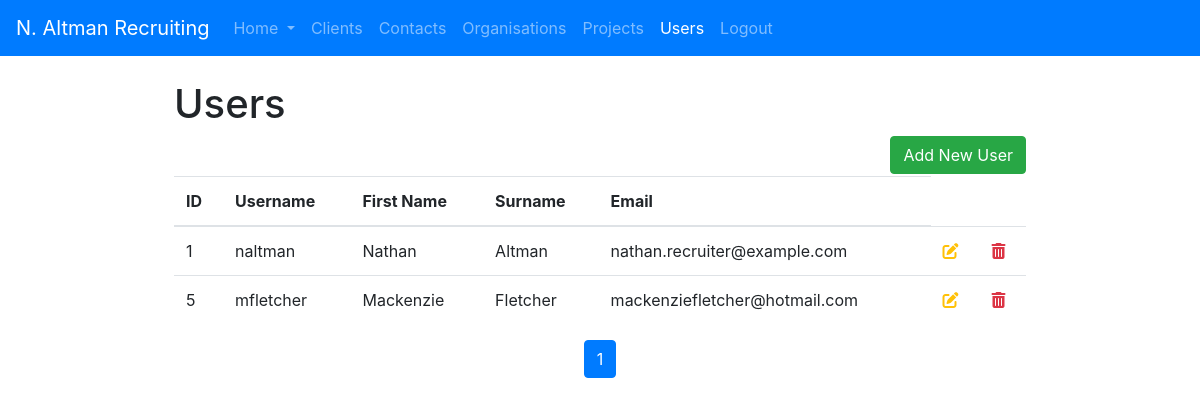
Screenshot of /Users/index.php (signed in) with the database file from the repository.
### tables this page shows
CREATE TABLE `users` (
  `id` int(11) NOT NULL,
  `username` char(128) NOT NULL,
  `password` char(128) NOT NULL,
  `fname` char(50) NOT NULL,
  `lname` char(50) NOT NULL,
  `email` char(255) NOT NULL
);

### Users/index.php (the view, shortened to what this page needs)
<?php
require_once ("../Auth/authenticate.php");
$usersPerPage = 10;
if (isset($_GET['page']) && is_numeric($_GET['page'])) {
    $currentPage = intval($_GET['page']);
} else {
    $currentPage = 1;
}
$totalUsers = $dbh->query("SELECT COUNT(*) FROM users")->fetchColumn();
$totalPages = ceil($totalUsers / $usersPerPage);
$offset = ($currentPage - 1) * $usersPerPage;
$result = $dbh->prepare("SELECT id, username, password, fname, lname, email FROM users LIMIT :usersPerPage OFFSET :offset");
$result->bindParam(':usersPerPage', $usersPerPage, PDO::PARAM_INT);
$result->bindParam(':offset', $offset, PDO::PARAM_INT);
$result->execute();
?>
<!DOCTYPE html>
<html lang="en">
<head>
    <link rel="stylesheet" href="https://maxcdn.bootstrapcdn.com/bootstrap/4.5.2/css/bootstrap.min.css">
    <link rel="stylesheet" href="https://cdnjs.cloudflare.com/ajax/libs/font-awesome/6.2.0/css/all.min.css">
    <link rel="stylesheet" href="../styles.css">
</head>
<nav class="navbar navbar-expand-lg navbar navbar-dark bg-primary">
    <a class="navbar-brand" href="../dash.php">N. Altman Recruiting</a>
    <div class="collapse navbar-collapse" id="navbarSupportedContent">
        <ul class="navbar-nav mr-auto">
            <li class="nav-item dropdown">
                <a class="nav-link dropdown-toggle" href="#" id="navbarDropdown" role="button" data-toggle="dropdown" aria-haspopup="true" aria-expanded="false">
                    Home
                </a>
            </li>
            <li class="nav-item">
                <a class="nav-link" href="../Clients/index.php">Clients</a>
            </li>
            <li class="nav-item">
                <a class="nav-link" href="../Contact/index.php">Contacts</a>
            </li>
            <li class="nav-item">
                <a class="nav-link" href="../Organisations/index.php">Organisations</a>
            </li>
            <li class="nav-item">
                <a class="nav-link" href="../Projects/index.php">Projects</a>
            </li>
            <li class="nav-item active">
                <a class="nav-link" href="../Users/index.php">Users<span class="sr-only">(current)</span></a>
            </li>
            <li class="nav-item">
                <a class="nav-link" href='../Auth/logout.php'>Logout</a>
            </li>
        </ul>
    </div>
</nav>
<body>
<div class="table-container">
<header>
<h1>Users</h1>
    <button type="button" name="add" id="add" class="btn btn-success" onclick="window.location.href='/Users/add.php'">Add New User</button>
</header>
<table class="table">
    <thead>
    <tr>
        <th scope="col">ID</th>
        <th scope="col">Username</th>
        <th scope="col">First Name</th>
        <th scope="col">Surname</th>
        <th scope="col">Email</th>
    </tr>
    </thead>
    <tbody>
    <?php if ($result->rowCount() === 0): ?>
        <h2>Sorry, no records found.</h2>
    <?php else: ?>
    <?php while ($row = $result->fetchObject()): ?>
        <tr>
            <td><?= $row->id ?></td>
            <td><?= $row->username?></td>
            <td><?= $row->fname?></td>
            <td><?= $row->lname?></td>
            <td><?= $row->email?></td>
            <td>
                <a href="../Users/update.php?id=<?= $row->id ?>" title="Edit User"><i class="fas fa-edit 2x text-warning"></i></a>
            </td>
            <td>
                <a href="../Users/delete.php?id=<?= $row->id ?>" title="Delete User"><i class="fas fa-trash-alt 2x text-danger"></i></a>
            </td>
        </tr>
    <?php endwhile; ?>
    <?php endif; ?>
    </tbody>
</table>
    <ul class="pagination justify-content-center">
        <?php for ($i = 1; $i <= $totalPages; $i++): ?>
            <li class="page-item <?php if ($i === $currentPage) echo 'active'; ?>">
                <a class="page-link" href="?page=<?= $i ?>"><?= $i ?></a>
            </li>
        <?php endfor; ?>
    </ul>
</div>
</body>
</html>

### styles.css (style rules this page uses)
#add { float: right; margin-bottom: 2px; }
.table-container { display: block; width: 75%; margin:auto; padding: 2%; }

### rows the page displays
users: id "1", username "naltman", fname "Nathan", lname "Altman", email "nathan.recruiter@example.com"
users: id "5", username "mfletcher", fname "Mackenzie", lname "Fletcher", email "mackenziefletcher@hotmail.com"
